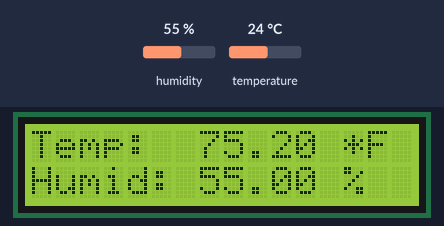
This sketch was run on a simulated Arduino Uno, built with avr-gcc and run on an emulated ATmega328P. Shown: 16×2 character LCD. Inputs (shaded band) come from the test bench; at power-on: humidity 55 %, temperature 24 °C. What the sketch prints to the serial monitor is not drawn.

Above: at 1.2 s.
1.3 s: humidity set to 22 %
At 3.5 s:
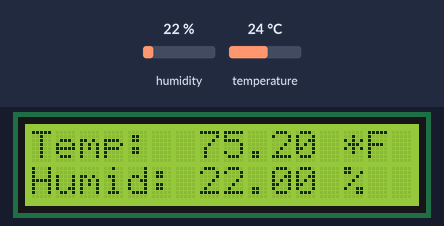
4.0 s: temperature set to 12 °C
At 4.8 s:
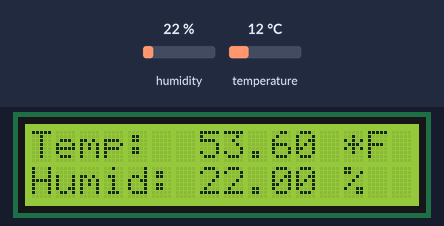
6.7 s: humidity set to 40 %
At 8.6 s:
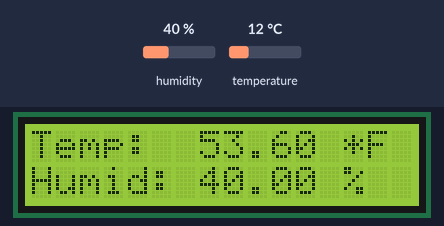
9.7 s: temperature set to 19 °C
At 11.2 s:
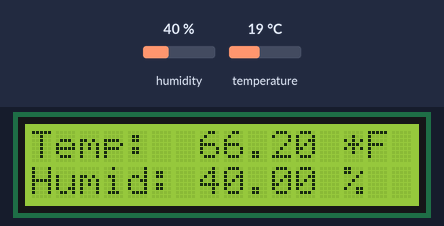
Timing chart, 0 to 12.7 s (numbered marks = the images above; inputs shaded):
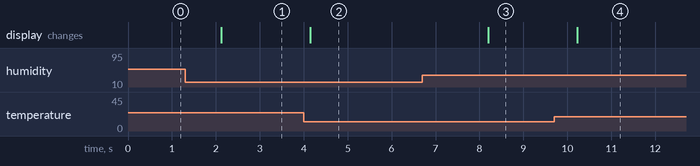

The sketch:

temp_humid_lcd.ino
```cpp
#include <DHT.h>
#include <DHT_U.h>
#include <LiquidCrystal.h>

#define DHTPIN  7
#define DHTTYPE DHT11

DHT dht(DHTPIN, DHTTYPE);
LiquidCrystal lcd(12, 11, 5, 4, 3, 2);


void setup() {
  Serial.begin(9600);
  // temp/humid setup
  dht.begin();
  // lcd setup
  lcd.begin(16, 2);
  // setup temp/humid on screen
  lcd.setCursor(0, 0);
  lcd.print("Temp:  ");
  lcd.setCursor(0, 1);
  lcd.print("Humid: ");
}

void loop() {
  // get temp and humid
  float temp  = 0;
  float humid = 0;
  temp  = dht.readTemperature(true);
  humid = dht.readHumidity();

  // debug serial prints
  Serial.print("Temp:  ");
  Serial.println(temp);
  Serial.print("Humid: ");
  Serial.println(humid);

  // refresh lcd
  lcd.setCursor(7, 0);
  lcd.print(temp);
  lcd.print(" *F");
  lcd.setCursor(7, 1);
  lcd.print(humid);
  lcd.print(" %");

  // delay for sensor
  delay(2000);
}
```

Measured:
- after the input at 1.3 s, the display: changes after 0.82 s (image 1)
- after the input at 4.0 s, the display: changes after 0.15 s (image 2)
- after the input at 6.7 s, the display: changes after 1.5 s (image 3)
- after the input at 9.7 s, the display: changes after 0.53 s (image 4)
